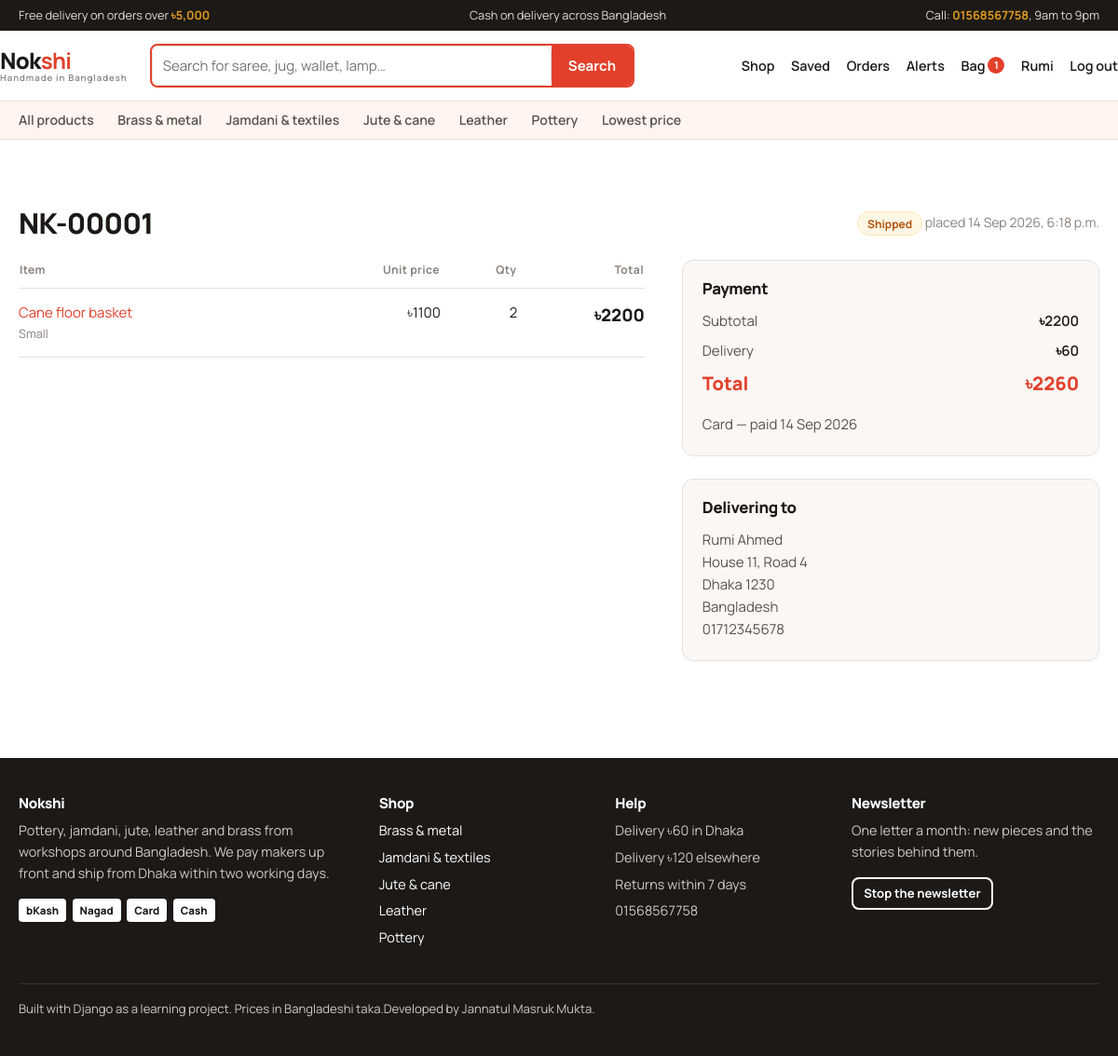
Screenshot of /orders/1/ (signed in) with the database file from the repository.
### products/models.py (models this page shows, shortened)
class CustomUser(AbstractUser):
    middle_name = models.CharField(max_length=150, blank=True)
    email = models.EmailField(unique=True)
    REQUIRED_FIELDS = ["email"]
    class Meta:
        verbose_name = "user"
        verbose_name_plural = "users"

class Category(models.Model):
    name = models.CharField(max_length=120, unique=True)
    slug = models.SlugField(max_length=140, unique=True, blank=True)
    description = models.CharField(max_length=255, blank=True)
    image = models.ImageField(upload_to="categories/", blank=True)
    class Meta:
        verbose_name_plural = "categories"
        ordering = ["name"]
    def get_absolute_url(self):
        return f"{reverse('product_list')}?category={self.slug}"

class Order(models.Model):
    PENDING = "pending"
    CONFIRMED = "confirmed"
    SHIPPED = "shipped"
    DELIVERED = "delivered"
    CANCELLED = "cancelled"
    STATUS_CHOICES = [
        (PENDING, "Pending"),
        (CONFIRMED, "Confirmed"),
        (SHIPPED, "Shipped"),
        (DELIVERED, "Delivered"),
        (CANCELLED, "Cancelled"),
    ]
    code = models.CharField(max_length=20, unique=True, blank=True)
    customer = models.ForeignKey(Customer, on_delete=models.PROTECT, related_name="orders")
    status = models.CharField(max_length=20, choices=STATUS_CHOICES, default=PENDING)
    subtotal = models.DecimalField(max_digits=10, decimal_places=2, default=Decimal("0.00"))
    delivery_charge = models.DecimalField(max_digits=10, decimal_places=2, default=Decimal("0.00"))
    total = models.DecimalField(max_digits=10, decimal_places=2, default=Decimal("0.00"))
    created_at = models.DateTimeField(auto_now_add=True)
    class Meta:
        ordering = ["-created_at"]
    @property
    def can_be_cancelled(self):
        return self.status in (self.PENDING, self.CONFIRMED)

class OrderItem(models.Model):
    order = models.ForeignKey(Order, on_delete=models.CASCADE, related_name="items")
    variant = models.ForeignKey(ProductVariant, on_delete=models.PROTECT)
    quantity = models.PositiveIntegerField()
    unit_price = models.DecimalField(
        max_digits=10, decimal_places=2, help_text="Price at the time of ordering"
    )
    @property
    def line_total(self):
        return self.unit_price * self.quantity

class ProductVariant(models.Model):
    product = models.ForeignKey(Product, on_delete=models.CASCADE, related_name="variants")
    name = models.CharField(max_length=120, help_text="e.g. Indigo / Medium")
    sku = models.CharField(max_length=40, unique=True)
    price = models.DecimalField(max_digits=10, decimal_places=2)
    compare_at_price = models.DecimalField(
        max_digits=10,
        decimal_places=2,
        null=True,
        blank=True,
        help_text="The old price. Leave empty if this item is not on offer.",
    )
    stock = models.PositiveIntegerField(default=0)
    class Meta:
        ordering = ["price"]
        unique_together = ("product", "name")

class Product(models.Model):
    name = models.CharField(max_length=200)
    slug = models.SlugField(max_length=220, unique=True, blank=True)
    description = models.TextField()
    category = models.ForeignKey(Category, on_delete=models.PROTECT, related_name="products")
    brand = models.ForeignKey(Brand, on_delete=models.PROTECT, related_name="products")
    image = models.ImageField(upload_to="products/", blank=True)
    is_featured = models.BooleanField(default=False)
    is_active = models.BooleanField(default=True)
    created_at = models.DateTimeField(auto_now_add=True)
    class Meta:
        ordering = ["-created_at"]
    def get_absolute_url(self):
        return reverse("product_detail", args=[self.slug])

class Payment(models.Model):
    CASH = "cash"
    BKASH = "bkash"
    NAGAD = "nagad"
    CARD = "card"
    METHOD_CHOICES = [
        (CASH, "Cash on delivery"),
        (BKASH, "bKash"),
        (NAGAD, "Nagad"),
        (CARD, "Card"),
    ]
    order = models.OneToOneField(Order, on_delete=models.CASCADE, related_name="payment")
    amount = models.DecimalField(max_digits=10, decimal_places=2)
    method = models.CharField(max_length=20, choices=METHOD_CHOICES, default=CASH)
    transaction_id = models.CharField(max_length=60, blank=True)
    is_paid = models.BooleanField(default=False)
    paid_at = models.DateTimeField(null=True, blank=True)

class ShippingAddress(models.Model):
    order = models.OneToOneField(Order, on_delete=models.CASCADE, related_name="shipping_address")
    recipient_name = models.CharField(max_length=150)
    phone = models.CharField(max_length=20)
    address = models.CharField(max_length=255)
    city = models.CharField(max_length=100)
    postal_code = models.CharField(max_length=20)
    country = models.CharField(max_length=100, default="Bangladesh")
    class Meta:
        verbose_name_plural = "shipping addresses"

### products/views.py (the view)
# urls.py: path('orders/<int:pk>/', views.order_detail, name='order_detail'),
@login_required
def order_detail(request, pk):
    order = get_object_or_404(
        Order.objects.select_related("payment", "shipping_address").prefetch_related(
            "items__variant__product", "items__return_request"
        ),
        pk=pk,
        customer=request.user.customer,
    )
    return render(
        request,
        "products/order_detail.html",
        {"order": order, "return_form": ReturnRequestForm()},
    )

### products/forms.py
class ReturnRequestForm(NoColonMixin, forms.ModelForm):
    class Meta:
        model = ReturnRequest
        fields = ["reason"]
        widgets = {
            "reason": forms.Textarea(
                attrs={"rows": 3, "placeholder": "Tell us what went wrong"}
            ),
        }

### products/context_processors.py (called while the page is built)
def shop_context(request):
    data = {
        'shop_name': settings.SHOP_NAME,
        'shop_tagline': settings.SHOP_TAGLINE,
        'nav_categories': Category.objects.all()[:6],
        'cart_count': 0,
        'unread_notifications': 0,
        'is_subscribed': False,
    }
    if request.user.is_authenticated:
        customer = getattr(request.user, 'customer', None)
        if customer:
            cart = getattr(customer, 'cart', None)
            if cart:
                data['cart_count'] = cart.item_count
            data['unread_notifications'] = customer.notifications.filter(is_read=False).count()
            subscription = getattr(customer, 'subscription', None)
            data['is_subscribed'] = bool(subscription and subscription.is_active)
    return data

### products/models.py (called while the page is built)
    @property
    def item_count(self):
        return sum(item.quantity for item in self.items.all())

### products/templates/products/order_detail.html (shortened to what this page needs)
{% extends "base.html" %}
{% block content %}
<div class="section-head">
  <h1>{{ order.code }}</h1>
  <p><span class="tag tag-{{ order.status }}">{{ order.get_status_display }}</span> placed {{ order.created_at|date:"j M Y, g:i a" }}</p>
</div>
<div class="split">
  <div>
    <table class="line-table">
      <thead><tr><th>Item</th><th class="numeric">Unit price</th><th class="numeric">Qty</th><th class="numeric">Total</th></tr></thead>
      <tbody>
        {% for item in order.items.all %}
          <tr>
            <td>
              <a href="{{ item.variant.product.get_absolute_url }}">{{ item.variant.product.name }}</a>
              <div class="maker">{{ item.variant.name }}</div>
            </td>
            <td class="numeric">৳{{ item.unit_price|floatformat:0 }}</td>
            <td class="numeric">{{ item.quantity }}</td>
            <td class="numeric price">৳{{ item.line_total|floatformat:0 }}</td>
          </tr>
        {% endfor %}
      </tbody>
    </table>
  </div>
  <div>
    <div class="summary">
      <h3>Payment</h3>
      <dl>
        <dt>Subtotal</dt><dd>৳{{ order.subtotal|floatformat:0 }}</dd>
        <dt>Delivery</dt><dd>৳{{ order.delivery_charge|floatformat:0 }}</dd>
        <dt class="total">Total</dt><dd class="total">৳{{ order.total|floatformat:0 }}</dd>
      </dl>
      <p style="margin:0">{{ order.payment.get_method_display }} — {% if order.payment.is_paid %}paid {{ order.payment.paid_at|date:"j M Y" }}{% else %}not paid yet{% endif %}</p>
    </div>
    <div class="summary" style="margin-top:1.5rem">
      <h3>Delivering to</h3>
      <p style="margin:0">
        {{ order.shipping_address.recipient_name }}<br>
        {{ order.shipping_address.address }}<br>
        {{ order.shipping_address.city }} {{ order.shipping_address.postal_code }}<br>
        {{ order.shipping_address.country }}<br>
        {{ order.shipping_address.phone }}
      </p>
    </div>
  </div>
</div>
{% endblock %}

### products/templates/base.html (shortened to what this page needs)
{% load static %}<!DOCTYPE html>
<html lang="en">
<head>
  <link rel="stylesheet" href="{% static 'css/style.css' %}">
</head>
<body>
<div class="ticker">
  <div class="shell">
    <span>Free delivery on orders over <strong>৳5,000</strong></span>
    <span>Cash on delivery across Bangladesh</span>
    <span>Call: <strong>01568567758</strong>, 9am to 9pm</span>
  </div>
</div>
<header class="masthead">
  <div class="shell masthead-inner">
    <a class="wordmark" href="{% url 'home' %}">Nok<b>shi</b><span>{{ shop_tagline }}</span></a>
    <form class="header-search" method="get" action="{% url 'product_list' %}" role="search">
      <input type="search" name="q" placeholder="Search for saree, jug, wallet, lamp…" aria-label="Search products">
      <button type="submit">Search</button>
    </form>
    <nav>
      <a href="{% url 'product_list' %}">Shop</a>
      {% if user.is_authenticated %}
        <a href="{% url 'wishlist' %}">Saved</a>
        <a href="{% url 'order_list' %}">Orders</a>
        <a href="{% url 'notifications' %}">Alerts{% if unread_notifications %}<span class="pill">{{ unread_notifications }}</span>{% endif %}</a>
        <a href="{% url 'cart_detail' %}">Bag{% if cart_count %}<span class="pill">{{ cart_count }}</span>{% endif %}</a>
        <a href="{% url 'profile' %}">{{ user.first_name|default:user.username }}</a>
        <form method="post" action="{% url 'logout' %}" style="display:inline">
          <button type="submit" class="linkish" style="text-decoration:none">Log out</button>
        </form>
      {% else %}
        <a href="{% url 'login' %}">Log in</a>
        <a class="btn btn-small" href="{% url 'signup' %}">Create account</a>
      {% endif %}
    </nav>
  </div>
</header>
{% if nav_categories %}
<div class="subnav">
  <div class="shell">
    <a href="{% url 'product_list' %}">All products</a>
    {% for category in nav_categories %}
      <a href="{{ category.get_absolute_url }}">{{ category.name }}</a>
    {% endfor %}
    <a href="{% url 'product_list' %}?sort=price_low">Lowest price</a>
  </div>
</div>
{% endif %}
<main>
  <div class="shell">
    {% block content %}{% endblock %}
  </div>
</main>
<footer class="footer">
  <div class="shell">
    <div class="footer-grid">
      <div>
        <h4>{{ shop_name }}</h4>
        <p>Pottery, jamdani, jute, leather and brass from workshops around Bangladesh. We pay makers up front and ship from Dhaka within two working days.</p>
        <div class="pay-row">
          <span>bKash</span><span>Nagad</span><span>Card</span><span>Cash</span>
        </div>
      </div>
      <div>
        <h4>Shop</h4>
        <ul>
          {% for category in nav_categories %}
            <li><a href="{{ category.get_absolute_url }}">{{ category.name }}</a></li>
          {% endfor %}
        </ul>
      </div>
      <div>
        <h4>Help</h4>
        <ul>
          <li>Delivery ৳60 in Dhaka</li>
          <li>Delivery ৳120 elsewhere</li>
          <li>Returns within 7 days</li>
          <li>01568567758</li>
        </ul>
      </div>
      <div>
        <h4>Newsletter</h4>
        <p>One letter a month: new pieces and the stories behind them.</p>
        {% if user.is_authenticated %}
          <form method="post" action="{% url 'toggle_subscription' %}">
            {% if is_subscribed %}
              <button type="submit" class="btn btn-small btn-danger" style="color:#fff;border-color:#fff">Stop the newsletter</button>
            {% else %}
              <button type="submit" class="btn btn-small btn-accent">Sign me up</button>
            {% endif %}
          </form>
        {% else %}
          <a class="btn btn-small btn-accent" href="{% url 'signup' %}">Create an account</a>
        {% endif %}
      </div>
    </div>
    <p class="colophon">Built with Django as a learning project. Prices in Bangladeshi taka.Developed by Jannatul Masruk Mukta.</p>
  </div>
</footer>
</body>
</html>

### rows the page displays
CustomUser: first_name "Rumi"
Category: name "Brass & metal"
Category: name "Jamdani & textiles"
Category: name "Jute & cane"
Category: name "Leather"
Category: name "Pottery"
Order: code "NK-00001", status "Shipped", created_at "14 Sep 2026, 6:18 p.m.", subtotal "2200", delivery_charge "60", total "2260", payment.method "Card", payment.paid_at "14 Sep 2026", shipping_address.recipient_name "Rumi Ahmed", shipping_address.address "House 11, Road 4", shipping_address.city "Dhaka", shipping_address.postal_code "1230", shipping_address.country "Bangladesh", shipping_address.phone "01712345678"
OrderItem: variant.product.name "Cane floor basket", variant.name "Small", unit_price "1100", quantity "2", line_total "2200"

### other values shown
{{ shop_tagline }} "Handmade in Bangladesh"
{{ cart_count }} "1"
{{ shop_name }} "Nokshi"
